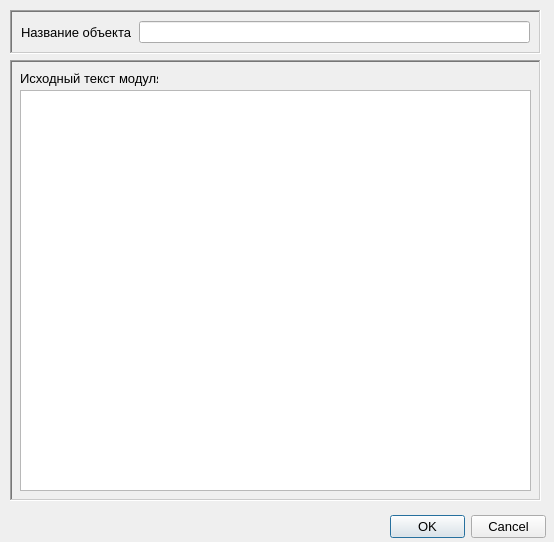
<?xml version="1.0" encoding="UTF-8"?>
<ui version="4.0">
 <class>QPredicateEditor</class>
 <widget class="QDialog" name="QPredicateEditor">
  <property name="windowModality">
   <enum>Qt::ApplicationModal</enum>
  </property>
  <property name="geometry">
   <rect>
    <x>0</x>
    <y>0</y>
    <width>554</width>
    <height>542</height>
   </rect>
  </property>
  <property name="minimumSize">
   <size>
    <width>554</width>
    <height>542</height>
   </size>
  </property>
  <property name="maximumSize">
   <size>
    <width>554</width>
    <height>542</height>
   </size>
  </property>
  <property name="font">
   <font>
    <pointsize>10</pointsize>
   </font>
  </property>
  <property name="windowTitle">
   <string>Редактор объектов</string>
  </property>
  <property name="windowIcon">
   <iconset resource="resources.qrc">
    <normaloff>:/images/G.png</normaloff>:/images/G.png</iconset>
  </property>
  <property name="modal">
   <bool>true</bool>
  </property>
  <widget class="QDialogButtonBox" name="buttonBox">
   <property name="geometry">
    <rect>
     <x>390</x>
     <y>515</y>
     <width>156</width>
     <height>23</height>
    </rect>
   </property>
   <property name="orientation">
    <enum>Qt::Horizontal</enum>
   </property>
   <property name="standardButtons">
    <set>QDialogButtonBox::Cancel|QDialogButtonBox::Ok</set>
   </property>
  </widget>
  <widget class="QWidget" name="inlineWidget" native="true">
   <property name="geometry">
    <rect>
     <x>0</x>
     <y>0</y>
     <width>554</width>
     <height>510</height>
    </rect>
   </property>
   <widget class="QFrame" name="frame_3">
    <property name="geometry">
     <rect>
      <x>10</x>
      <y>10</y>
      <width>531</width>
      <height>44</height>
     </rect>
    </property>
    <property name="frameShape">
     <enum>QFrame::WinPanel</enum>
    </property>
    <property name="frameShadow">
     <enum>QFrame::Sunken</enum>
    </property>
    <property name="lineWidth">
     <number>3</number>
    </property>
    <property name="midLineWidth">
     <number>1</number>
    </property>
    <layout class="QHBoxLayout" name="horizontalLayout_6">
     <item>
      <widget class="QLabel" name="ipredicateNameLbl">
       <property name="font">
        <font>
         <pointsize>10</pointsize>
        </font>
       </property>
       <property name="frameShape">
        <enum>QFrame::NoFrame</enum>
       </property>
       <property name="text">
        <string>Название объекта</string>
       </property>
      </widget>
     </item>
     <item>
      <widget class="QLineEdit" name="ipredicateNameEdt">
       <property name="font">
        <font>
         <pointsize>10</pointsize>
        </font>
       </property>
      </widget>
     </item>
    </layout>
   </widget>
   <widget class="QFrame" name="frame_4">
    <property name="geometry">
     <rect>
      <x>10</x>
      <y>60</y>
      <width>531</width>
      <height>441</height>
     </rect>
    </property>
    <property name="frameShape">
     <enum>QFrame::WinPanel</enum>
    </property>
    <property name="frameShadow">
     <enum>QFrame::Sunken</enum>
    </property>
    <property name="lineWidth">
     <number>3</number>
    </property>
    <property name="midLineWidth">
     <number>1</number>
    </property>
    <widget class="QLabel" name="inlineModuleTxtLbl">
     <property name="geometry">
      <rect>
       <x>10</x>
       <y>10</y>
       <width>138</width>
       <height>16</height>
      </rect>
     </property>
     <property name="text">
      <string>Исходный текст модуля</string>
     </property>
    </widget>
    <widget class="QPlainTextEdit" name="inlineModuleTxtEdt">
     <property name="geometry">
      <rect>
       <x>10</x>
       <y>30</y>
       <width>511</width>
       <height>401</height>
      </rect>
     </property>
    </widget>
   </widget>
  </widget>
  <widget class="QWidget" name="normalWidget" native="true">
   <property name="geometry">
    <rect>
     <x>554</x>
     <y>0</y>
     <width>554</width>
     <height>510</height>
    </rect>
   </property>
   <widget class="QFrame" name="frame_2">
    <property name="geometry">
     <rect>
      <x>10</x>
      <y>220</y>
      <width>531</width>
      <height>281</height>
     </rect>
    </property>
    <property name="frameShape">
     <enum>QFrame::WinPanel</enum>
    </property>
    <property name="frameShadow">
     <enum>QFrame::Sunken</enum>
    </property>
    <property name="lineWidth">
     <number>3</number>
    </property>
    <property name="midLineWidth">
     <number>1</number>
    </property>
    <widget class="QWidget" name="layoutWidget">
     <property name="geometry">
      <rect>
       <x>10</x>
       <y>149</y>
       <width>511</width>
       <height>121</height>
      </rect>
     </property>
     <layout class="QVBoxLayout" name="verticalLayout_2">
      <item>
       <layout class="QHBoxLayout" name="horizontalLayout_3">
        <item>
         <widget class="QLabel" name="descriptionBMLbl">
          <property name="text">
           <string>Описание параметра базового модуля</string>
          </property>
         </widget>
        </item>
        <item>
         <widget class="QLabel" name="descriptionPOLbl">
          <property name="text">
           <string>Описание данного предметной области</string>
          </property>
         </widget>
        </item>
       </layout>
      </item>
      <item>
       <layout class="QHBoxLayout" name="horizontalLayout_4">
        <item>
         <widget class="QLabel" name="descriptionBMLbl_2">
          <property name="sizePolicy">
           <sizepolicy hsizetype="MinimumExpanding" vsizetype="MinimumExpanding">
            <horstretch>0</horstretch>
            <verstretch>0</verstretch>
           </sizepolicy>
          </property>
          <property name="frameShape">
           <enum>QFrame::Box</enum>
          </property>
          <property name="frameShadow">
           <enum>QFrame::Plain</enum>
          </property>
          <property name="text">
           <string/>
          </property>
          <property name="textFormat">
           <enum>Qt::PlainText</enum>
          </property>
          <property name="wordWrap">
           <bool>true</bool>
          </property>
         </widget>
        </item>
        <item>
         <widget class="QLabel" name="descriptionPOLbl_2">
          <property name="sizePolicy">
           <sizepolicy hsizetype="MinimumExpanding" vsizetype="MinimumExpanding">
            <horstretch>0</horstretch>
            <verstretch>0</verstretch>
           </sizepolicy>
          </property>
          <property name="frameShape">
           <enum>QFrame::Box</enum>
          </property>
          <property name="text">
           <string/>
          </property>
          <property name="textFormat">
           <enum>Qt::PlainText</enum>
          </property>
         </widget>
        </item>
       </layout>
      </item>
     </layout>
    </widget>
    <widget class="QWidget" name="layoutWidget_3">
     <property name="geometry">
      <rect>
       <x>10</x>
       <y>12</y>
       <width>511</width>
       <height>131</height>
      </rect>
     </property>
     <layout class="QVBoxLayout" name="verticalLayout_3">
      <item>
       <widget class="QLabel" name="paramsNormalLbl">
        <property name="text">
         <string>Параметры</string>
        </property>
       </widget>
      </item>
      <item>
       <widget class="QTableWidget" name="paramsNormalTable"/>
      </item>
     </layout>
    </widget>
   </widget>
   <widget class="QFrame" name="frame">
    <property name="geometry">
     <rect>
      <x>10</x>
      <y>60</y>
      <width>531</width>
      <height>151</height>
     </rect>
    </property>
    <property name="frameShape">
     <enum>QFrame::WinPanel</enum>
    </property>
    <property name="frameShadow">
     <enum>QFrame::Sunken</enum>
    </property>
    <property name="lineWidth">
     <number>3</number>
    </property>
    <property name="midLineWidth">
     <number>1</number>
    </property>
    <widget class="QWidget" name="layoutWidget_4">
     <property name="geometry">
      <rect>
       <x>10</x>
       <y>10</y>
       <width>511</width>
       <height>131</height>
      </rect>
     </property>
     <layout class="QVBoxLayout" name="verticalLayout">
      <item>
       <layout class="QHBoxLayout" name="horizontalLayout_2">
        <item>
         <widget class="QLabel" name="baseModuleLbl">
          <property name="text">
           <string>Базовый модуль</string>
          </property>
         </widget>
        </item>
        <item>
         <widget class="QLabel" name="descriptionLbl">
          <property name="text">
           <string>Описание модуля</string>
          </property>
         </widget>
        </item>
       </layout>
      </item>
      <item>
       <layout class="QHBoxLayout" name="horizontalLayout">
        <item>
         <widget class="QListWidget" name="baseModuleList"/>
        </item>
        <item>
         <widget class="QLabel" name="descriptionLbl_2">
          <property name="sizePolicy">
           <sizepolicy hsizetype="MinimumExpanding" vsizetype="MinimumExpanding">
            <horstretch>0</horstretch>
            <verstretch>0</verstretch>
           </sizepolicy>
          </property>
          <property name="minimumSize">
           <size>
            <width>53</width>
            <height>0</height>
           </size>
          </property>
          <property name="frameShape">
           <enum>QFrame::Box</enum>
          </property>
          <property name="text">
           <string/>
          </property>
          <property name="textFormat">
           <enum>Qt::PlainText</enum>
          </property>
          <property name="wordWrap">
           <bool>true</bool>
          </property>
         </widget>
        </item>
       </layout>
      </item>
     </layout>
    </widget>
   </widget>
   <widget class="QFrame" name="frame_6">
    <property name="geometry">
     <rect>
      <x>10</x>
      <y>10</y>
      <width>531</width>
      <height>44</height>
     </rect>
    </property>
    <property name="frameShape">
     <enum>QFrame::WinPanel</enum>
    </property>
    <property name="frameShadow">
     <enum>QFrame::Sunken</enum>
    </property>
    <property name="lineWidth">
     <number>3</number>
    </property>
    <property name="midLineWidth">
     <number>1</number>
    </property>
    <layout class="QHBoxLayout" name="horizontalLayout_5">
     <item>
      <widget class="QLabel" name="predicateNameLbl">
       <property name="font">
        <font>
         <pointsize>10</pointsize>
        </font>
       </property>
       <property name="frameShape">
        <enum>QFrame::NoFrame</enum>
       </property>
       <property name="text">
        <string>Название объекта</string>
       </property>
      </widget>
     </item>
     <item>
      <widget class="QLineEdit" name="predicateNameEdt">
       <property name="font">
        <font>
         <pointsize>10</pointsize>
        </font>
       </property>
      </widget>
     </item>
    </layout>
   </widget>
  </widget>
 </widget>
 <resources>
  <include location="resources.qrc"/>
 </resources>
 <connections>
  <connection>
   <sender>buttonBox</sender>
   <signal>accepted()</signal>
   <receiver>QPredicateEditor</receiver>
   <slot>accept()</slot>
   <hints>
    <hint type="sourcelabel">
     <x>248</x>
     <y>254</y>
    </hint>
    <hint type="destinationlabel">
     <x>157</x>
     <y>274</y>
    </hint>
   </hints>
  </connection>
  <connection>
   <sender>buttonBox</sender>
   <signal>rejected()</signal>
   <receiver>QPredicateEditor</receiver>
   <slot>reject()</slot>
   <hints>
    <hint type="sourcelabel">
     <x>316</x>
     <y>260</y>
    </hint>
    <hint type="destinationlabel">
     <x>286</x>
     <y>274</y>
    </hint>
   </hints>
  </connection>
 </connections>
</ui>
